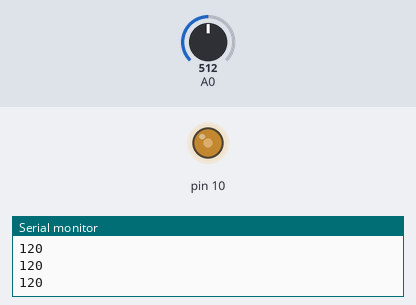
Recording of a sketch running on a simulated Arduino Uno, built with avr-gcc and run on an emulated ATmega328P. On the bench: output pins drawn as LEDs (lit = HIGH), the last lines printed to the serial monitor. Inputs (shaded band) come from the test bench; at power-on: A0 = 512.

Above: at 1.2 s.
1.3 s: A0 set to 716
At 2.2 s:
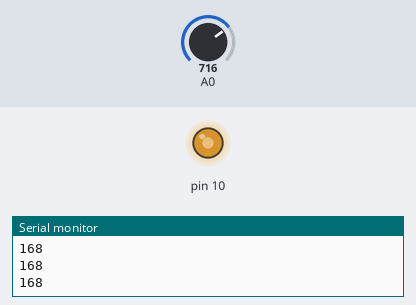
2.8 s: A0 set to 900
At 3.4 s:
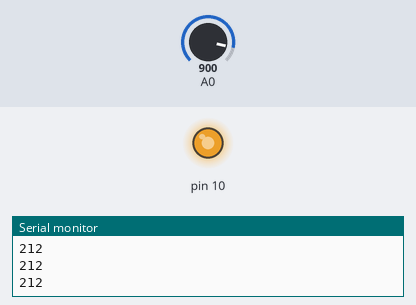
4.3 s: A0 set to 122
At 5.5 s:
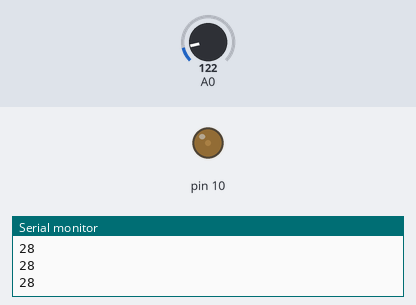
5.8 s: A0 set to 0
At 6.8 s:
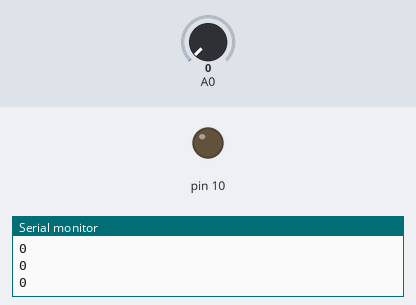
7.3 s: A0 set to 511
At 7.9 s:
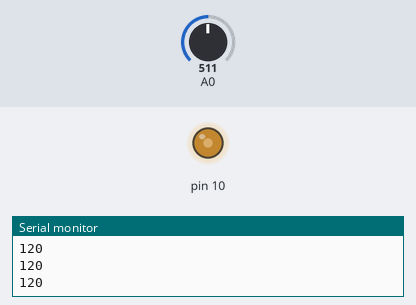
Timing chart, 0 to 9.8 s (numbered marks = the images above; inputs shaded):
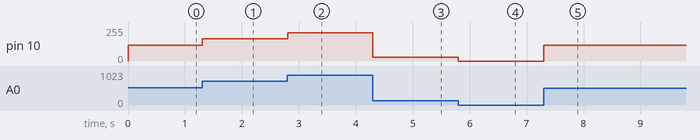

The sketch:

ServoLuminico.ino
```cpp
/*#include <Servo.h>
Servo servo;


*/
void setup() {

  Serial.begin(9600);
  //servo.attach(3);
}

int pot;

void loop() {

  pot = analogRead(A0);
  pot = pot * 0.236;
  analogWrite(10, pot);
 Serial.println(pot);
}
```

Measured:
- after the input at 1.3 s, pin 10: 120/255 → 168/255 at once
- after the input at 2.8 s, pin 10: 168/255 → 212/255 at once
- after the input at 4.3 s, pin 10: 212/255 → 28/255 at once
- after the input at 5.8 s, pin 10: 28/255 → 0/255 at once
- after the input at 7.3 s, pin 10: 0/255 → 120/255 at once
